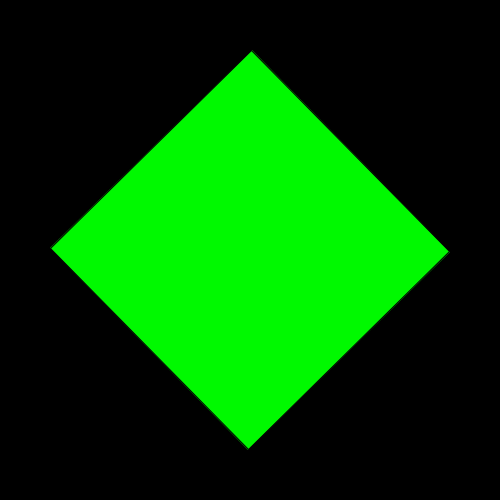
Frame 1 (no input)
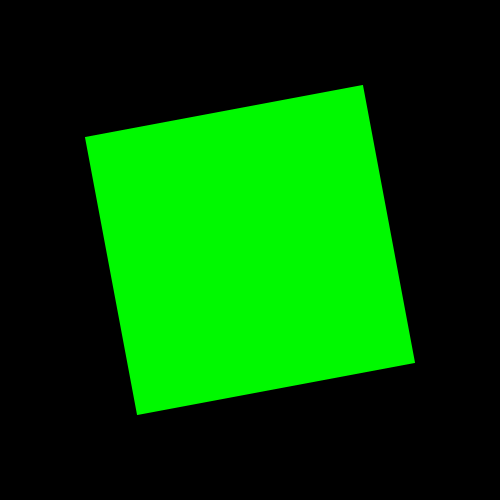
Frame 60 (the mouse pressed at the canvas centre just before this capture)
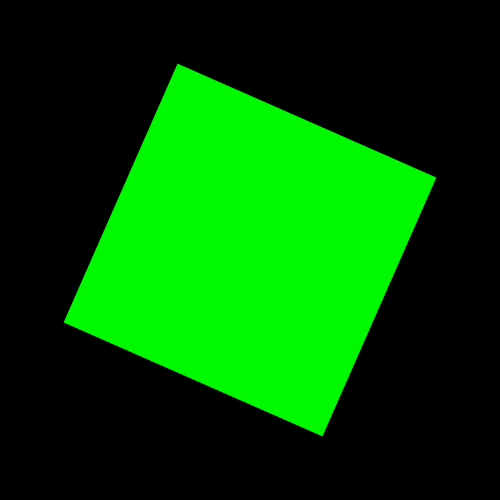
Frame 120 (the mouse held since frame 60 and released just before this capture)

The Processing sketch that drew these frames (run headless with seeded random() and noise(); from frame 60 on, the mouse is pressed at the canvas centre):

// Processing sketch: rotation
// ── rotation.pde
void setup() {
  size(500, 500);
}

void draw() {
  background(0);
  
  pushMatrix();
  fill(0,249,0);
  translate(width/2, height/2);
  rotate(frameCount / 100.0);
  polygon(0, 0, 200, 4);
  popMatrix();
  
  int sizeBox = (mouseX%250);
  fill(255,249,0);
  noStroke();
  rect(0,0,sizeBox,sizeBox);
  rect(0,height-sizeBox,sizeBox,sizeBox);
  rect(width-sizeBox,0,sizeBox,sizeBox);
  rect(width-sizeBox,height-sizeBox,sizeBox,sizeBox);
 
}

void polygon(float x, float y, float radius, int npoints) {
  float angle = TWO_PI / npoints;
  beginShape();
  for (float a = 0; a < TWO_PI; a += angle) {
    float sx = x + cos(a) * radius;
    float sy = y + sin(a) * radius;
    vertex(sx, sy);
  }
  endShape(CLOSE);
}
